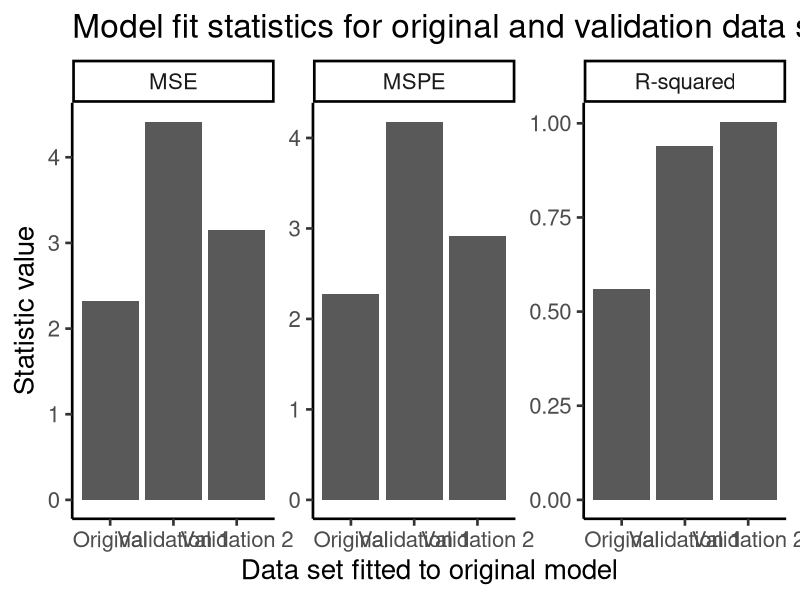
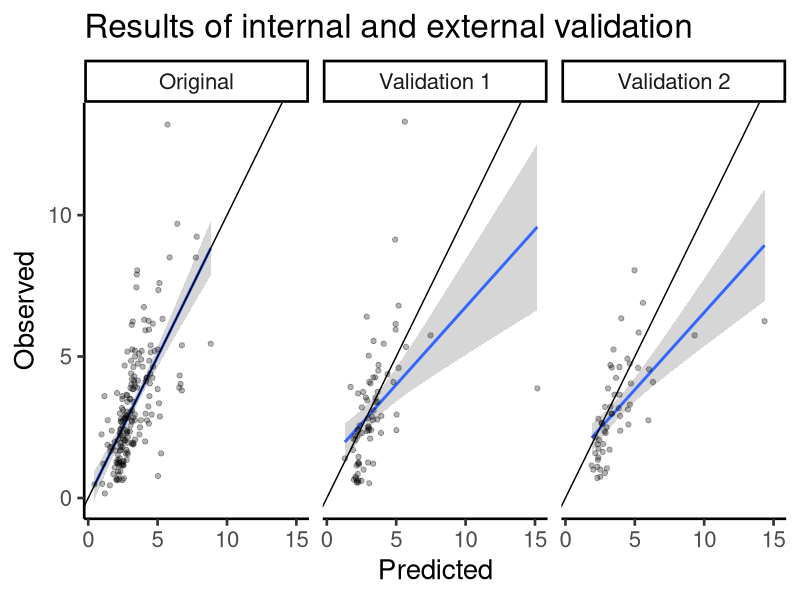

Generate these figures, in order, with R:
# import packages ----------------------------------------------------------------------------------
library(ggplot2)
library(plyr)
library(reshape2)

# Read in data sets --------------------------------------------------------------------------------
emap_data <- read.table("emap.build08.txt", header = TRUE)
val_data_1 <- read.table(file = "emap.val1.08.txt", header = TRUE)
val_data_2 <- read.table(file = "emap.val2.08.txt", header = TRUE)

# Log transform some variables ---------------------------------------------------------------------
log_var <- function(data, var) { # a function that logs the column (var) in the data.frame (data)
  data[var] <- log(data[var] + 1)
  names(data)[names(data) == var] <- paste0('LOG.', var) # add "LOG." to column name
  return(data)
}
emap_data <- log_var(emap_data, "TOT.RD")
val_data_1 <- log_var(val_data_1, "TOT.RD")
val_data_2 <- log_var(val_data_2, "TOT.RD")

# Define model from homework 4 ---------------------------------------------------------------------
model <- lm(formula = SECMEAN ~ AG.TOT + AV.DEP + LOG.TOT.RD + AV.DEP*LOG.TOT.RD,
            data = emap_data)
model_summary <- summary(model)

# Add predicted values to all data sets ------------------------------------------------------------
emap_data$predicted <- predict(model)
val_data_1$predicted <- predict(model, newdata = val_data_1)
val_data_2$predicted <- predict(model, newdata = val_data_2)

# Combine data sets for graphing -------------------------------------------------------------------
data_sets <- list(emap_data, val_data_1, val_data_2)
names(data_sets) <- c("Original", "Validation 1", "Validation 2") #used in graphing
data <- ldply(data_sets, .id = "data_set") #converts a list of data.frames into one data.frame, like rbind

# Calculate statistics -----------------------------------------------------------------------------
mse <- function(observed, predicted, coefficient_count) { # calculates mean square error
  sum((observed - predicted)^2) / (length(observed) - coefficient_count)
}
mspe <- function(observed, predicted) { # calculates mean square prediction error
  sum((observed - predicted)^2) / (length(observed))
}
r2 <- function(observed, predicted, original_mean) { # calculates R-squared
  sum((observed - predicted)^2) / sum((observed - original_mean)^2)
}
#ddply takes a data.frame, splits it based on the value of a factor, applies a function to each peice, and combines the results into a new data.frame
stats <- cbind(ddply(data, "data_set", function(x) mse(x$SECMEAN, x$predicted, 4)), 
               ddply(data, "data_set", function(x) mspe(x$SECMEAN, x$predicted))[2],
               ddply(data, "data_set", function(x) r2(x$SECMEAN, x$predicted, mean(emap_data$SECMEAN)))[2])
names(stats) <- c("data_set", "MSE", "MSPE", "R-squared")
stats <- melt(stats) #changes format of data.frame to one the ggplot2 likes for graphing

# Make statistics graph ----------------------------------------------------------------------------
stats_plot <- ggplot(stats, aes(x = data_set, y = value)) +
  geom_bar(stat = "identity") + 
  facet_wrap( ~ variable, scales = "free") + # splits graph by statistic type
  labs(x = "Data set fitted to original model", y = "Statistic value",
       title = "Model fit statistics for original and validation data sets") +
  theme_classic(base_size = 20) # sets theme and base text size
png(filename = "stats.png", width = 1000, height = 400) # prepares for png output 
print(stats_plot)
dev.off() #saves file and turns off png output

# Make scatter plots -------------------------------------------------------------------------------
scatter_plot <- ggplot(data, aes(x = predicted, y = SECMEAN)) +
  geom_smooth(method = lm) + # adds best fit line (blue)
  geom_point(alpha = .3) + # adds transparent points
  geom_abline(slope = 1) + # adds 1:1 line (black)
  facet_grid( ~ data_set) + # splits graph by "data_set" column in "data"
  labs(x = "Predicted", y = "Observed", title = "Results of internal and external validation") +
  theme_classic(base_size = 20) # sets theme and base text size
png(filename = "scatter.png", width = 1000, height = 350) # prepares for png output 
print(scatter_plot)
dev.off() #saves file and turns off png output
